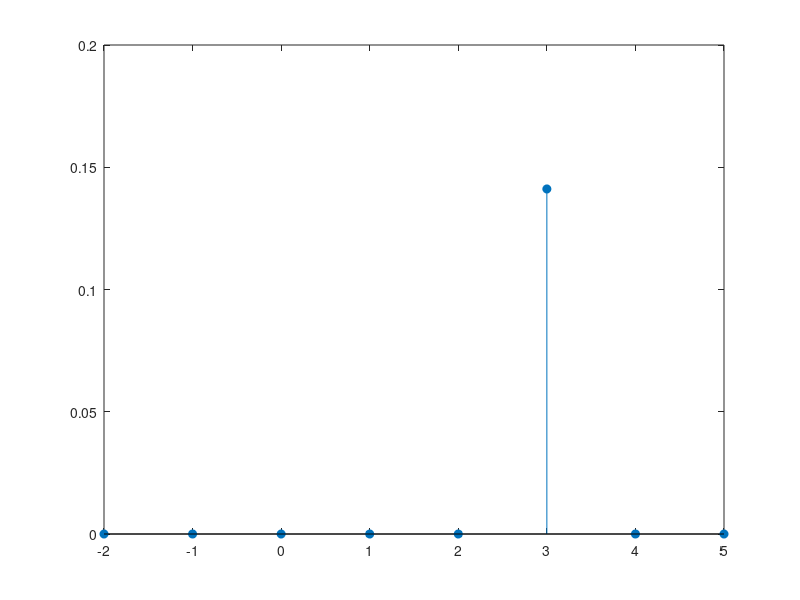
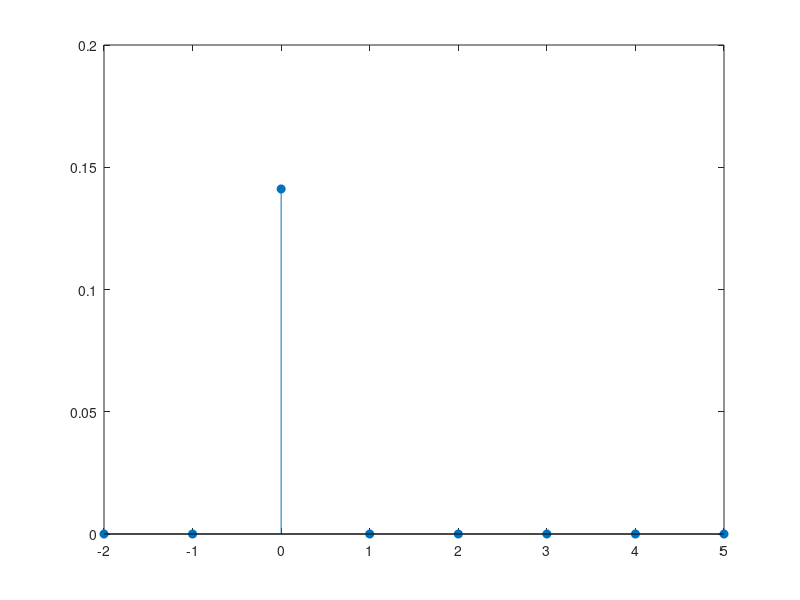

Write the MATLAB code that produced these figures, in order.
#deltaDira  delta=(n-0)==0;
#degrau unitario u = (n-0)>=0;
# x[n]*delta[n-3] = x[3]*delta[n]

n=-2:5;
delta3=(n-3)==0;
delta=(n-0)==0;
x = sin(n);
x2 = sin(3);
primeira = x.*delta3;
segunda =  x2*delta;
figure
stem(n, primeira, 'filled');
figure
stem(n, segunda, 'filled');